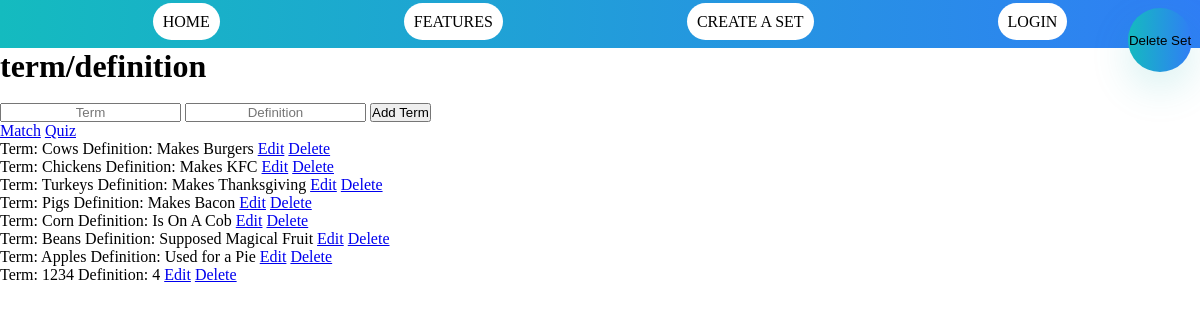
The page /sets/1 on the database as committed earlier.
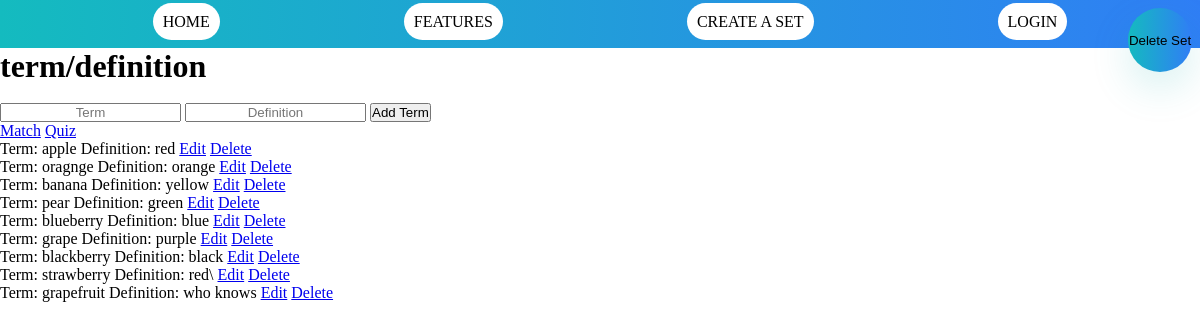
The same page on the database as committed later.
### app.py (models this page shows)
class Term(db.Model):
    id = db.Column(db.Integer, primary_key=True)
    term = db.Column(db.String(255), nullable=False)
    definition = db.Column(db.String(255), nullable=False)
    set_id = db.Column(db.Integer, db.ForeignKey('set.id'), nullable=False)

### app.py (the view)
@app.route('/sets/<int:set_id>', methods=['GET', 'POST'])
def specific_sets(set_id):
    if request.method == "POST":
        termForm = request.form['term']
        definitionForm = request.form['definition']
        set_data = Set.query.get_or_404(set_id)
        pair = Term(term=termForm, definition=definitionForm, set_id=set_id)
        try:
            db.session.add(pair)
            db.session.commit()
            return redirect(url_for('specific_sets', set_id=set_id))
        except Exception as e:
            print(f"Error: {e}")
            return "Oops! Something went wrong."
    else:
        set_data = Set.query.get_or_404(set_id)
        terms = Term.query.filter_by(set_id=set_id).all()
        return render_template('sets.html', set_data=set_data, terms=terms, set_id=set_id)

### templates/sets.html (shortened to what this page needs)
{% extends "base.html" %}
{% block content %}
<body>
    <div class="container">
        <h1>term/definition</h1>
        <br />
        <form action="{{ url_for('specific_sets', set_id=set_id)}}" METHOD="POST">
            <input type="text" placeholder="Term" name="term">
            <input type="text" placeholder="Definition" name="definition">
            <input type="submit" value="Add Term" class="smallButton">
        </form>
        <smallButton class="btn_game"><a href="{{ url_for('match', set_id=set_id)}}">Match</a></smallButton>
        <smallButton><a href="/quizSetUp/{{ set_id }}">Quiz</a></smallButton>
        <br />
        {% for term in set_data.terms %}
        <p>
            Term: {{ term.term }} Definition: {{ term.definition }}
            <a href="{{ url_for('edit_pair', set_id=set_id, term_id=term.id)}}" class="button"><smallButton>Edit</smallButton></a>
            <a href="{{ url_for('delete_pair', set_id=set_id, term_id=term.id)}}" class="button"><smallButton>Delete</smallButton></a>
        </p>
        {% endfor %}
        <div>
            <form method="post" action="/delete_set/{{ set_id }}" class="button">
                <button type="submit">Delete Set</button>
            </form>
        </div>
    </div>
</body>
{% endblock %}

### templates/base.html (shortened to what this page needs)
<!DOCTYPE html>
<html lang="en">
<head>
        <link rel="stylesheet" href= "../static/css/navbardesgin.css">
</head>
<nav>
    <u1 class = "primary-nav">
            <li class = "current"><a href="{{ url_for('home')}}">Home</a></li>
            <li><a href = "{{ url_for('features')}}">Features</a></li>
          <li><a href = "{{ url_for('create_set')}}">Create A Set</a></li>
         <li><a href = "{{ url_for('login')}}">Login</a></li>
        </u1>
</nav>
{% block content %}
{% endblock %}
</html>

### static/css/navbardesgin.css (style rules this page uses)
.container { width: 100%; margin: 50 auto; }
nav { background: linear-gradient(271.19deg,#307DF6 0%,#14BBBF 100%),linear-gradient(135deg,#0CD5D1 0%,#0BA9A6 100%); padding: 10px; width: 100%; display: flex; justify-content: space-evenly; align-items: center; }
nav li { display: inline-block; margin-left: 10; padding-top: 10px; }
nav a { text-align: center; color: black; text-decoration: none; text-transform: uppercase; font-size: 14; border-radius: 40px; background: white; padding: 10px; width: 200px; height: 100px; margin: 5px 90px; position: relative; top: -7px; }
button { background: linear-gradient(271.19deg,#307DF6 0%,#14BBBF 100%),linear-gradient(135deg,#0CD5D1 0%,#0BA9A6 100%); box-shadow: 0 16px 40px rgba(11,169,166,.16); width: 64px; height: 64px; padding: 0; position: absolute; top: 8px; right: 8px; cursor: pointer; border: none; border-radius: 50%; transition: all ease 0.6s; }
* { margin: 0; padding: 0; }
::placeholder { color: linear-gradient(271.19deg,#307DF6 0%,#14BBBF 100%),linear-gradient(135deg,#0CD5D1 0%,#0BA9A6 100%); display: flex; text-align: center; }

Rows that differ between the two databases and show on the page:
removed Term: term "Cows", definition "Makes Burgers"
removed Term: term "Chickens", definition "Makes KFC"
removed Term: term "Turkeys", definition "Makes Thanksgiving"
removed Term: term "Pigs", definition "Makes Bacon"
removed Term: term "Corn", definition "Is On A Cob"
removed Term: term "Beans", definition "Supposed Magical Fruit"
removed Term: term "Apples", definition "Used for a Pie"
added Term: term "apple", definition "red"
added Term: term "oragnge", definition "orange"
added Term: term "banana", definition "yellow"
added Term: term "pear", definition "green"
added Term: term "blueberry", definition "blue"
added Term: term "grape", definition "purple"
added Term: term "blackberry", definition "black"
changed Term: term "1234" → "strawberry"; definition "4" → "red\\"
added Term: term "grapefruit", definition "who knows"
